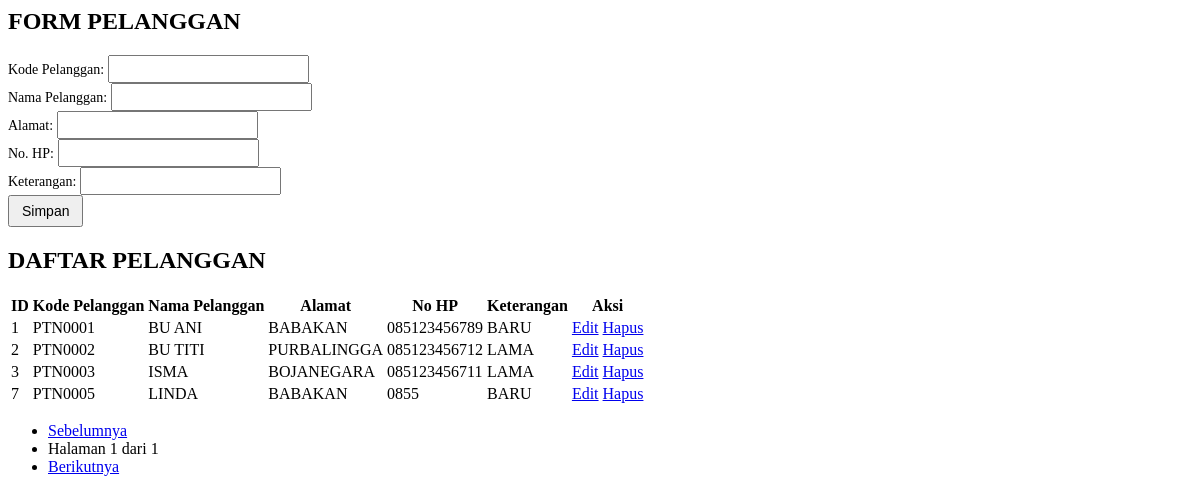
The app's page /form_pelanggan.php, older data.
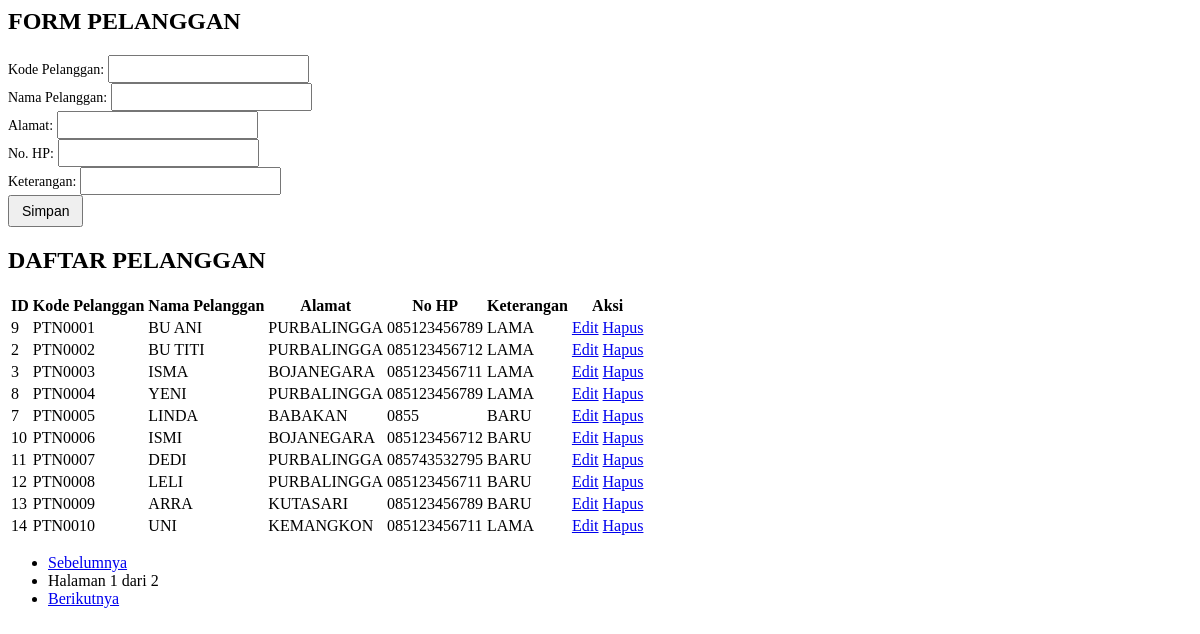
The same page, newer data.
### tables this page shows
CREATE TABLE `pelanggan` (
  `id` int(11) NOT NULL,
  `kode_pelanggan` varchar(20) NOT NULL,
  `nama_pelanggan` varchar(100) NOT NULL,
  `alamat` varchar(200) NOT NULL,
  `no_hp` varchar(20) NOT NULL,
  `tagihan` int(11) NOT NULL,
  `keterangan` varchar(100) NOT NULL
);

### form_pelanggan.php (the view, shortened to what this page needs)
<?php
include 'config/koneksi.php';
$row = [];
$limit = 10;
$page = isset($_GET['halaman']) ? (int) $_GET['halaman'] : 1;
$offset = ($page - 1) * $limit;
$sql_count = "SELECT COUNT(*) as total FROM pelanggan";
$result_count = $conn->query($sql_count);
$total_data = $result_count->fetch_assoc()['total'];
$total_halaman = ceil($total_data / $limit);
$sql_data = "SELECT * FROM pelanggan ORDER BY kode_pelanggan ASC LIMIT $limit OFFSET $offset";
$data_pelanggan = $conn->query($sql_data);
?>
<div>
    <div class="card shadow-sm border rounded-3 p-4 mb-5 mx-auto" style="max-width: 500px;">
        <h2 class="mb-4 fs-5">FORM PELANGGAN</h2>
        <form action="form_pelanggan.php" method="POST">
            <div class="mb-2">
                <label for="kode_pelanggan" class="form-label">Kode Pelanggan:</label>
                <input type="text" class="form-control form-control-sm-custom" name="kode_pelanggan" required value="<?= $row['kode_pelanggan'] ?? '' ?>">
            </div>
            <div class="mb-2">
                <label for="nama_pelanggan" class="form-label">Nama Pelanggan:</label>
                <input type="text" class="form-control form-control-sm-custom" name="nama_pelanggan" required value="<?= $row['nama_pelanggan'] ?? '' ?>">
            </div>
            <div class="mb-2">
                <label for="alamat" class="form-label">Alamat:</label>
                <input type="text" class="form-control form-control-sm-custom" name="alamat" required value="<?= $row['alamat'] ?? '' ?>">
            </div>
            <div class="mb-2">
                <label for="no_hp" class="form-label">No. HP:</label>
                <input type="text" class="form-control form-control-sm-custom" name="no_hp" required value="<?= $row['no_hp'] ?? '' ?>">
            </div>
            <div class="mb-2">
                <label for="keterangan" class="form-label">Keterangan:</label>
                <input type="text" class="form-control form-control-sm-custom" name="keterangan" value="<?= $row['keterangan'] ?? '' ?>">
            </div>
            <?php if (isset($row['id'])): ?>
                <button type="submit" name="update" class="btn btn-warning btn-sm">Update</button>
            <?php else: ?>
                <button type="submit" name="save" class="btn btn-primary btn-sm">Simpan</button>
            <?php endif; ?>
        </form>
    </div>
    <div class="card shadow-sm border rounded-3 p-4">
        <h2 class="mb-4">DAFTAR PELANGGAN</h2>
        <div class="table-responsive">
            <table class="table table-bordered table-hover align-middle">
                <thead class="table-light">
                    <tr>
                        <th>ID</th>
                        <th>Kode Pelanggan</th>
                        <th>Nama Pelanggan</th>
                        <th>Alamat</th>
                        <th>No HP</th>
                        <th>Keterangan</th>
                        <th>Aksi</th>
                    </tr>
                </thead>
                <tbody>
                    <?php while ($item = $data_pelanggan->fetch_assoc()): ?>
                        <tr>
                            <td><?= $item['id'] ?></td>
                            <td><?= $item['kode_pelanggan'] ?></td>
                            <td><?= $item['nama_pelanggan'] ?></td>
                            <td><?= $item['alamat'] ?></td>
                            <td><?= $item['no_hp'] ?></td>
                            <td><?= $item['keterangan'] ?></td>
                            <td>
                                <a href="index.php?page=form_pelanggan&edit=<?= $item['id'] ?>" class="btn btn-sm btn-info text-white">Edit</a>
                                <a href="index.php?page=form_pelanggan&delete=<?= $item['id'] ?>" class="btn btn-sm btn-danger" onclick="return confirm('Yakin ingin hapus?')">Hapus</a>
                            </td>
                        </tr>
                    <?php endwhile; ?>
                </tbody>
            </table>
        </div>
        <nav>
            <ul class="pagination">
                <li class="page-item <?= $page <= 1 ? 'disabled' : '' ?>">
                    <a class="page-link" href="index.php?page=form_pelanggan&halaman=<?= $page - 1 ?>">Sebelumnya</a>
                </li>
                <li class="page-item disabled">
                    <span class="page-link">Halaman <?= $page ?> dari <?= $total_halaman ?></span>
                </li>
                <li class="page-item <?= $page >= $total_halaman ? 'disabled' : '' ?>">
                    <a class="page-link" href="index.php?page=form_pelanggan&halaman=<?= $page + 1 ?>">Berikutnya</a>
                </li>
            </ul>
        </nav>
    </div>
</div>

Row changes from the older to the newer data that the page shows:
removed pelanggan: id "1", kode_pelanggan "PTN0001", nama_pelanggan "BU ANI", alamat "BABAKAN", no_hp "085123456789", keterangan "BARU"
added pelanggan: id "9", kode_pelanggan "PTN0001", nama_pelanggan "BU ANI", alamat "PURBALINGGA", no_hp "085123456789", keterangan "LAMA"
added pelanggan: id "8", kode_pelanggan "PTN0004", nama_pelanggan "YENI", alamat "PURBALINGGA", no_hp "085123456789", keterangan "LAMA"
added pelanggan: id "10", kode_pelanggan "PTN0006", nama_pelanggan "ISMI", alamat "BOJANEGARA", no_hp "085123456712", keterangan "BARU"
added pelanggan: id "11", kode_pelanggan "PTN0007", nama_pelanggan "DEDI", alamat "PURBALINGGA", no_hp "085743532795", keterangan "BARU"
added pelanggan: id "12", kode_pelanggan "PTN0008", nama_pelanggan "LELI", alamat "PURBALINGGA", no_hp "085123456711", keterangan "BARU"
added pelanggan: id "13", kode_pelanggan "PTN0009", nama_pelanggan "ARRA", alamat "KUTASARI", no_hp "085123456789", keterangan "BARU"
added pelanggan: id "14", kode_pelanggan "PTN0010", nama_pelanggan "UNI", alamat "KEMANGKON", no_hp "085123456711", keterangan "LAMA"
Text that changed along with them:
$total_halaman: "1" → "2"
